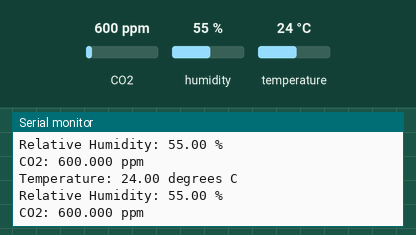
This sketch was run on a simulated Arduino Leonardo, built for the host (arithmetic inside an expression is 32-bit, double 64-bit). On the bench: the last lines printed to the serial monitor. The test bench sets the inputs (shaded band); at power-on: CO2 600 ppm, humidity 55 %, temperature 24 °C.

Above: at 1.2 s.
1.3 s: CO2 set to 452 ppm
At 1.34 s:
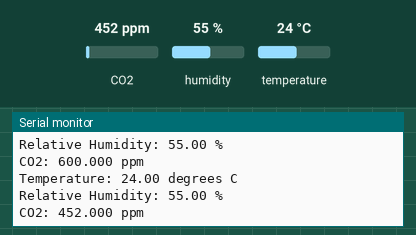
2.8 s: humidity set to 22 %
At 2.87 s:
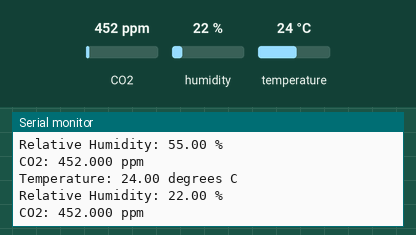
4.3 s: temperature set to 12 °C
At 5.11 s:
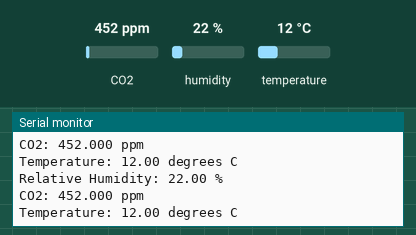

The sketch:

adafruit_scd30_read.ino
```cpp
// Basic demo for readings from Adafruit SCD30
#include <Adafruit_SCD30.h>

Adafruit_SCD30  scd30;


void setup(void) {
  Serial.begin(115200);
  while (!Serial) delay(10);     // will pause Zero, Leonardo, etc until serial console opens

  Serial.println("Adafruit SCD30 test!");

  // Try to initialize!
  if (!scd30.begin()) {
    Serial.println("Failed to find SCD30 chip");
    while (1) { delay(10); }
  }
  Serial.println("SCD30 Found!");


  // if (!scd30.setMeasurementInterval(10)){
  //   Serial.println("Failed to set measurement interval");
  //   while(1){ delay(10);}
  // }
  Serial.print("Measurement Interval: ");
  Serial.print(scd30.getMeasurementInterval());
  Serial.println(" seconds");
}

void loop() {
  if (scd30.dataReady()){
    //Serial.println("Data begin");

    if (!scd30.read()){ Serial.println("Error reading sensor data"); return; }

    Serial.print("Temperature: ");
    Serial.print(scd30.temperature);
    Serial.println(" degrees C");

    Serial.print("Relative Humidity: ");
    Serial.print(scd30.relative_humidity);
    Serial.println(" %");

    Serial.print("CO2: ");
    Serial.print(scd30.CO2, 3);
    Serial.println(" ppm");
    Serial.println("");

    //Serial.println("Data end");
  } else {
    //Serial.println("No data");
  }

  delay(100);
}
```

Measured:
- after the input at 1.3 s, the serial monitor: prints a new line at once (image 1)
- after the input at 2.8 s, the serial monitor: prints a new line after 0.06 s (image 2)
- after the input at 4.3 s, the serial monitor: prints a new line after 0.10 s (image 3)
